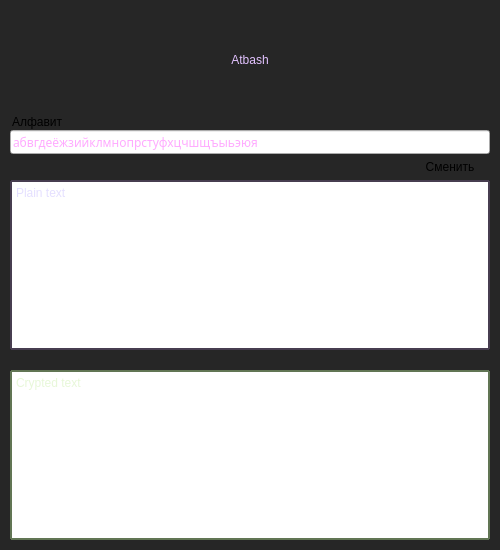
<?xml version="1.0" encoding="UTF-8"?>
<ui version="4.0">
 <class>MainWindow</class>
 <widget class="QMainWindow" name="MainWindow">
  <property name="geometry">
   <rect>
    <x>0</x>
    <y>0</y>
    <width>500</width>
    <height>550</height>
   </rect>
  </property>
  <property name="minimumSize">
   <size>
    <width>500</width>
    <height>550</height>
   </size>
  </property>
  <property name="maximumSize">
   <size>
    <width>500</width>
    <height>600</height>
   </size>
  </property>
  <property name="baseSize">
   <size>
    <width>500</width>
    <height>600</height>
   </size>
  </property>
  <property name="mouseTracking">
   <bool>true</bool>
  </property>
  <property name="tabletTracking">
   <bool>false</bool>
  </property>
  <property name="focusPolicy">
   <enum>Qt::ClickFocus</enum>
  </property>
  <property name="windowTitle">
   <string>MainWindow</string>
  </property>
  <property name="autoFillBackground">
   <bool>false</bool>
  </property>
  <property name="styleSheet">
   <string notr="true">QMainWindow{
	background-color: rgb(38, 38, 38);
}</string>
  </property>
  <property name="locale">
   <locale language="Russian" country="Russia"/>
  </property>
  <widget class="QWidget" name="centralwidget">
   <widget class="QPushButton" name="switch_btn">
    <property name="geometry">
     <rect>
      <x>10</x>
      <y>10</y>
      <width>480</width>
      <height>100</height>
     </rect>
    </property>
    <property name="styleSheet">
     <string notr="true">QPushButton{
	border: none;
	background-color: rgb(38, 38, 38);
	color : rgb(226, 194, 255);
	font: 34pt &quot;Anta&quot;;
	border-radius: 1px;
}
QPushButton:hover{
	border: 2px solid rgb(226, 194, 255);
	background-color: rgb(38, 38, 38);
	border-radius: 1px;
}
QPushButton:pressed{
	border: 2px solid rgb(242, 247, 242);
	color: rgb(242, 247, 242);
	border-radius: 1px;
}
</string>
    </property>
    <property name="text">
     <string>Atbash</string>
    </property>
    <property name="autoDefault">
     <bool>false</bool>
    </property>
    <property name="default">
     <bool>false</bool>
    </property>
    <property name="flat">
     <bool>false</bool>
    </property>
   </widget>
   <widget class="QLineEdit" name="alphabet_line">
    <property name="geometry">
     <rect>
      <x>10</x>
      <y>130</y>
      <width>480</width>
      <height>24</height>
     </rect>
    </property>
    <property name="font">
     <font>
      <family>Cascadia Code SemiLight</family>
     </font>
    </property>
    <property name="styleSheet">
     <string notr="true">QLineEdit{
color: rgb(255, 170, 255)
}</string>
    </property>
    <property name="text">
     <string>абвгдеёжзийклмнопрстуфхцчшщъыьэюя</string>
    </property>
   </widget>
   <widget class="QLabel" name="alphabet_label">
    <property name="geometry">
     <rect>
      <x>12</x>
      <y>110</y>
      <width>50</width>
      <height>24</height>
     </rect>
    </property>
    <property name="text">
     <string>Алфавит</string>
    </property>
   </widget>
   <widget class="QTextEdit" name="plain_text">
    <property name="geometry">
     <rect>
      <x>10</x>
      <y>180</y>
      <width>480</width>
      <height>170</height>
     </rect>
    </property>
    <property name="cursor" stdset="0">
     <cursorShape>IBeamCursor</cursorShape>
    </property>
    <property name="styleSheet">
     <string notr="true">QTextEdit{
	border: 2px solid rgb(71, 61, 80);
	border-radius: 1px;
	color: rgb(201, 192, 255);
	selection-background-color: rgb(56, 56, 56);
}
QTextEdit:hover{
	border: 2px solid rgb(226, 194, 255);
}
QTextEdit:focus{
	border: 2px solid rgb(255, 255, 255);	
	background-color: rgb(43, 43, 43);
}
</string>
    </property>
    <property name="frameShape">
     <enum>QFrame::NoFrame</enum>
    </property>
    <property name="frameShadow">
     <enum>QFrame::Plain</enum>
    </property>
    <property name="placeholderText">
     <string>Plain text</string>
    </property>
   </widget>
   <widget class="QTextEdit" name="crypted_text">
    <property name="geometry">
     <rect>
      <x>10</x>
      <y>370</y>
      <width>480</width>
      <height>170</height>
     </rect>
    </property>
    <property name="cursor" stdset="0">
     <cursorShape>IBeamCursor</cursorShape>
    </property>
    <property name="styleSheet">
     <string notr="true">QTextEdit{
	border: 2px solid rgb(97, 117, 84);
	border-radius: 1px;
	color: rgb(208, 239, 177);
	selection-background-color: rgb(56, 56, 56);
}
QTextEdit:hover{
	border: 2px solid rgb(226, 194, 255);
}
QTextEdit:focus{
	border: 2px solid rgb(255, 255, 255);	
	background-color: rgb(43, 43, 43);
}</string>
    </property>
    <property name="frameShape">
     <enum>QFrame::NoFrame</enum>
    </property>
    <property name="frameShadow">
     <enum>QFrame::Plain</enum>
    </property>
    <property name="placeholderText">
     <string>Crypted text</string>
    </property>
   </widget>
   <widget class="QPushButton" name="switch_lg_btn">
    <property name="geometry">
     <rect>
      <x>410</x>
      <y>157</y>
      <width>80</width>
      <height>20</height>
     </rect>
    </property>
    <property name="text">
     <string>Сменить</string>
    </property>
    <property name="flat">
     <bool>true</bool>
    </property>
   </widget>
  </widget>
 </widget>
 <resources/>
 <connections/>
</ui>
